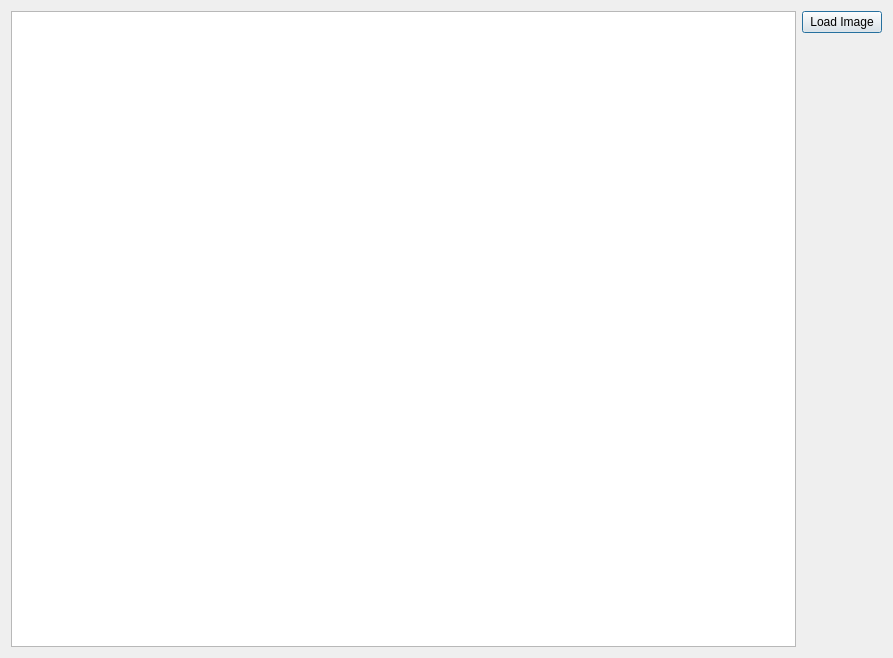
<?xml version="1.0" encoding="UTF-8"?>
<ui version="4.0">
 <class>BaseDialog</class>
 <widget class="QDialog" name="BaseDialog">
  <property name="geometry">
   <rect>
    <x>0</x>
    <y>0</y>
    <width>893</width>
    <height>658</height>
   </rect>
  </property>
  <property name="windowTitle">
   <string>Dialog</string>
  </property>
  <layout class="QHBoxLayout" name="horizontalLayout">
   <item>
    <widget class="QGraphicsView" name="graphicsView"/>
   </item>
   <item>
    <layout class="QVBoxLayout" name="verticalLayout">
     <item>
      <widget class="QPushButton" name="openFileButton">
       <property name="text">
        <string>Load Image</string>
       </property>
      </widget>
     </item>
     <item>
      <spacer name="verticalSpacer">
       <property name="orientation">
        <enum>Qt::Vertical</enum>
       </property>
       <property name="sizeHint" stdset="0">
        <size>
         <width>20</width>
         <height>98</height>
        </size>
       </property>
      </spacer>
     </item>
    </layout>
   </item>
  </layout>
 </widget>
 <resources/>
 <connections/>
</ui>
